Frame 1 (no input): blank canvas, image omitted
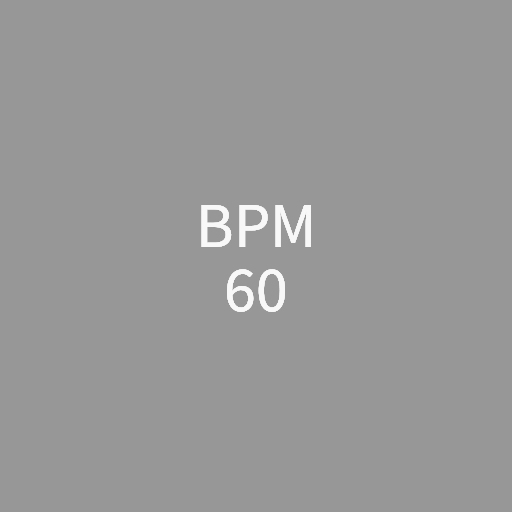
Frame 60 (the mouse pressed at the canvas centre just before this capture)
Frame 120 (the mouse held since frame 60 and released just before this capture): identical to frame 60, image omitted

The Processing sketch that drew this single still picture (run headless with seeded random() and noise(); from frame 60 on, the mouse is pressed at the canvas centre):

// Processing sketch: ANI2012H22_Tempo
// ── ANI2012H22_Tempo.pde
// ANI2012H22_Tempo.pde
// Exemple d'un programme qui simule un tempo en BPM (Beats Per Minutes).

// paramètres

float bpmDefault = 60;
float bpmDelta = 5.0f;
float bpmMin = 0.0f;
float bpmMax = 240.0f;

float fadeIntensity = 7.0f;

int colorBack = 15;

// variables
float bpm;

float timeNow;
float timeLast;
float timeElapsed;
float timeDelay;
float timeBetweenBeat;

int beatCount = 0;
int secondPerMinute = 60;

void setup()
{
  size(512, 512);

  textSize(64);
  textAlign(CENTER, CENTER);

  timeNow = timeLast = timeElapsed = timeDelay = timeBetweenBeat = 0.0f;

  // BPM initial
  changeBPM(bpmDefault);
}

void draw()
{
  // mise à jour des variables en lien avec le temps
  timeNow = millis();
  timeElapsed = (timeNow - timeLast) / 1000.0f;
  timeLast = timeNow;
  timeDelay += timeElapsed;

  // valider si le temps écoulé correspond au temps entre 2 beats
  if (timeDelay >= timeBetweenBeat)
  {
    // retrancher le temps écoulé
    timeDelay -= timeBetweenBeat;

    // émettre un beat
    beat();
  }

  // affichage à l'écran
  fill(255);
  text("BPM", width/2, height/2 - 32);
  text(round(bpm), width/2, height/2 + 32);

  // effet d'estompement progressif
  fade(fadeIntensity);
}

// fonction pour changer le BPM
void changeBPM(float bpmNew)
{
  println("change BPM from: " + round(bpm) + " to: " + round(bpmNew));
  bpm = bpmNew;
  timeDelay = 0.0f;

  // calculer le temps entre 2 beats
  timeBetweenBeat = secondPerMinute / bpm;
}

// fonction qui émet un beat
void beat()
{
  background(255);
  ++beatCount;
  println("beat " + beatCount + " @ " + round(bpm) + " BPM");
}

void fade(float intensity)
{
  rectMode(CORNER);
  noStroke();
  fill(colorBack, intensity);
  rect(0, 0, width, height);
}

void keyReleased()
{
  float bpmNew = bpm;

  if (keyCode == UP)
    bpmNew = constrain(bpm + bpmDelta, bpmMin, bpmMax);
  if (keyCode == DOWN)
    bpmNew = constrain(bpm - bpmDelta, bpmMin, bpmMax);

  changeBPM(bpmNew);
}

void mouseReleased()
{
  beat();
}
